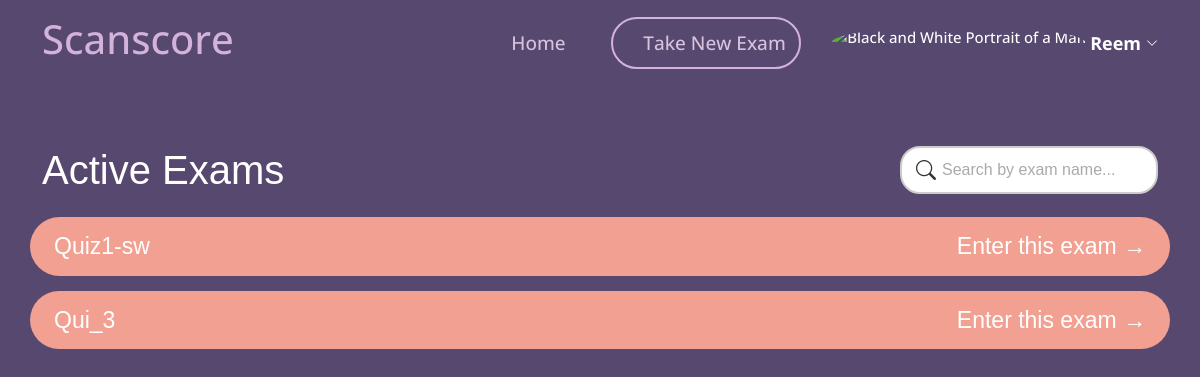
The app's page /student/take_exam/ (signed in), older data.
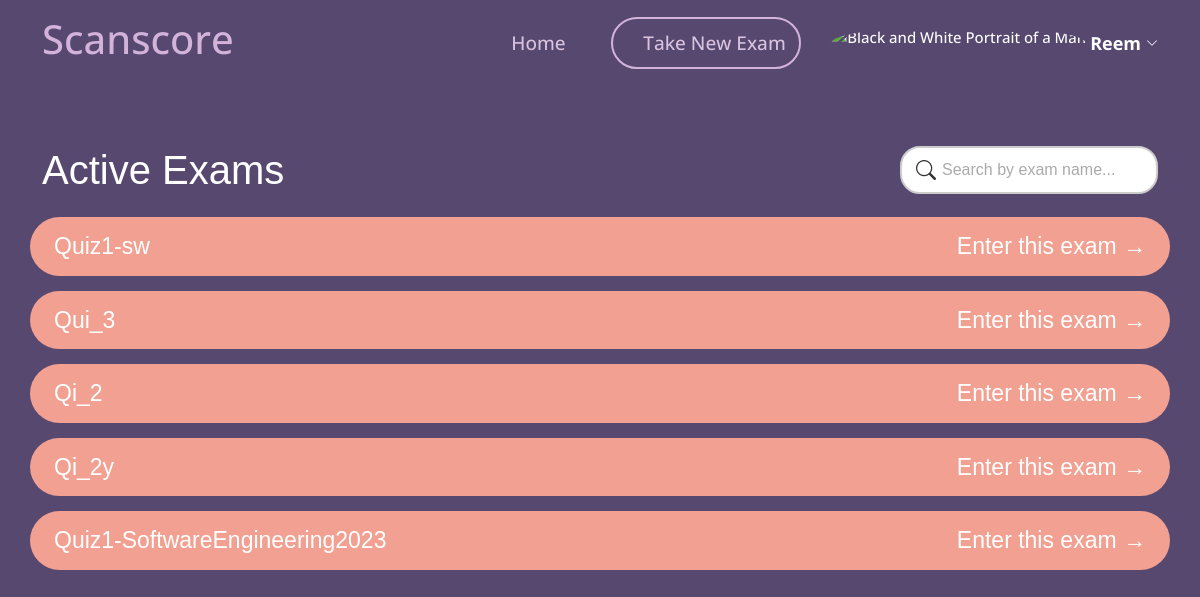
The same page, newer data.
### myapp/models.py (models this page shows)
class Exam(models.Model):
    name = models.CharField(max_length=100)
    teacher = models.ForeignKey(User, on_delete=models.CASCADE)
    question= models.TextField(max_length=10000)
    model_answer = models.TextField(max_length=10000)
    keywordsList = models.TextField(max_length=10000,null=True,blank=True)
    is_active = models.BooleanField(default=False)
    time_created = models.DateTimeField(auto_now_add=True)
    time_updated = models.DateTimeField(auto_now=True)
    ocr_graded = models.BooleanField(default=False)

### myapp/views.py (the view)
# urls.py: path('student/take_exam/', views.take_exam, name='take_exam'),
@login_required
def take_exam(request):
    search_query = request.GET.get('search', '')  # Get the search term from the URL
    submitted_exams = ExamSubmission.objects.filter(student=request.user).values_list('exam', flat=True) #Exams that the student has submitted
    if search_query:
        exams = Exam.objects.filter(is_active=True, name__icontains=search_query).exclude(pk__in=submitted_exams)
    else:
        exams = Exam.objects.filter(is_active=True).exclude(pk__in=submitted_exams)
    return render(request, 'myapp/student/take_exam.html', {'exams': exams})

### templates/myapp/student/take_exam.html (shortened to what this page needs)
{% load static %}
<!DOCTYPE html>
<html lang="en">
<head>
    <link href="https://cdn.jsdelivr.net/npm/bootstrap-icons/font/bootstrap-icons.css" rel="stylesheet">
    <link href="{% static 'vendor/aos/aos.css' %}" rel="stylesheet">
    <link href="{% static 'vendor/bootstrap/css/bootstrap.min.css' %}" rel="stylesheet">
    <link href="{% static 'vendor/bootstrap-icons/bootstrap-icons.css' %}" rel="stylesheet">
    <link href="{% static 'vendor/boxicons/css/boxicons.min.css' %}" rel="stylesheet">
    <link href="{% static 'vendor/glightbox/css/glightbox.min.css' %}" rel="stylesheet">
    <link href="{% static 'vendor/remixicon/remixicon.css' %}" rel="stylesheet">
    <link href="{% static 'vendor/swiper/swiper-bundle.min.css' %}" rel="stylesheet">
    <link href="{% static 'css/style.css' %}" rel="stylesheet">
</head>
<body>
    <header id="header">
        <div class="container align-items-center justify-content-between">
            <h1 class="me-auto"><a href="{% url 'student_dashboard' %}" style="color: #d4b3db;">Scanscore</a></h1>
            <nav id="navbar" class="navbar order-last order-lg-0">
                <ul>
                    <li><a class="nav-link scrollto" href="{% url 'student_dashboard' %}" id="home">Home</a>
                    </li>
                    <li><a class="nav-link scrollto Active" href="{% url 'take_exam' %}" id="makenew">Take New Exam</a></li>
                    <li class="dropdown">
                        <a href="#">
                            <img src="{% static 'img/unknown_user.jpg' %}" class="rounded-circle" height="35"
                                alt="Black and White Portrait of a Man" loading="lazy" />
                            <strong class="d-none d-sm-block ms-1" id="username">{{ user.first_name }}</strong><i
                                class="bi bi-chevron-down"></i>
                        </a>
                    </li>
                </ul>
            </nav>
        </div>
    </header>
    <section style="text-align: left;font-family: Arial, Helvetica, sans-serif; background: transparent;">
        {% block content %}
        <div class="container" data-aos="fade-up">
            <div class="row" style=" border-radius: 20px; margin-bottom: 15px;">
                <div class=" col-md-6" style="text-align: left;">
                    <h1
                        style="font-family: 'Trebuchet MS', 'Lucida Sans Unicode', 'Lucida Grande', 'Lucida Sans', Arial, sans-serif;color: white;">
                        Active Exams</h1>
                </div>
                <div class=" col-md-6" style="padding-left: 300px;">
                    <form class="search-form" method="get" action="{% url 'take_exam' %}">
                        <input type="text" name="search" class="search-input" placeholder="Search by exam name...">
                        <button type="submit" class="search-button" title="Search">
                            <i class="bi bi-search"></i>
                        </button>
                    </form>
                </div>
            </div>
            <div class="exam-list">
                {% for exam in exams %}
                <div class="exam-item row"
                  id="exam-list">
                    <div class="exam-title col-md-6" style="text-align: left;color: white;">{{exam.name }}</div>
                    <div class="arrow col-md-6" style="cursor: pointer; text-align: right;">
                        <a href="{% url 'enter_exam' exam.id %}" id="ntr" style="">Enter this exam →</a></div>
                </div>
                {% empty %}
                <h2 style="padding-left: 15px; text-align: center; color: white;">No active exams available.</h2>
                {% endfor %}
            </div>
        </div>
        {% endblock %}
    </section>
</body>
</html>

Row changes from the older to the newer data that the page shows:
now on this page (row edited): Exam: name "Qi_2"
now on this page (row edited): Exam: name "Qi_2y"
now on this page (row edited): Exam: name "Quiz1-SoftwareEngineering2023"
